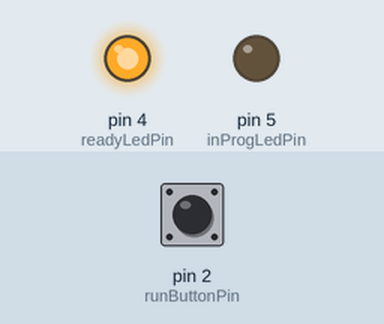
Recording of a sketch running on a simulated Arduino Uno, built with avr-gcc and run on an emulated ATmega328P. Parts: output pins drawn as LEDs (lit = HIGH). Wiring (inferred from the names in the program): 24Cxx EEPROM at I2C address 0x50. The test bench sets the inputs (shaded band); at power-on: pin 2 (runButtonPin) LOW. EEPROM starts erased; what the sketch prints to the serial monitor is not drawn.

Above: at 1.2 s.
1.3 s: pin 2 (runButtonPin) pulled HIGH for 0.15 s
At 2.1 s:
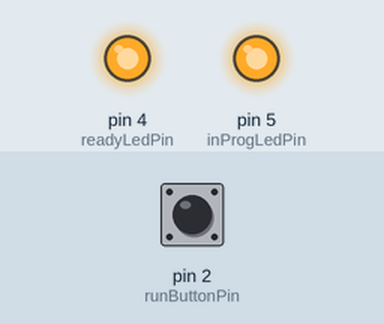
Timing chart, 0 to 4.3 s (numbered marks = the images above; inputs shaded):
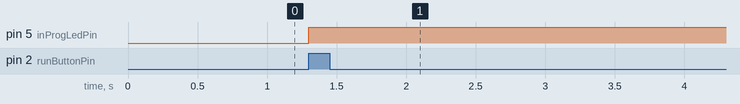

Measured:
- after the input at 1.3 s, pin 5 (inProgLedPin): LOW → HIGH at once

The sketch:

eeprom_copier.ino
```cpp
/*
 *
 *
 *
 *
 *
 */
#include <Wire.h>

#define EEPROM_ADDRESS 0x50

const int runButtonPin = 2;
const int readyLedPin = 4;
const int inProgLedPin =  5;

int runButtonState = 0;
int eepromAddress = 0;
byte value;

void setup() {
  pinMode(runButtonPin, INPUT);
  pinMode(readyLedPin, OUTPUT);
  pinMode(inProgLedPin, OUTPUT);
  // initialize IO.

  Serial.begin(9600);
  while (!Serial) {
    ;
  }
  // wait for serial port to connect before proceeding.

  Wire.begin();
  Wire.setClock(400000);
  // start I2C connection.

  digitalWrite(readyLedPin, HIGH);
  digitalWrite(inProgLedPin, LOW);
  // display status using leds.
}

void loop() {
  runButtonState = digitalRead(runButtonPin);
  if (runButtonState == HIGH) {
    readFullEeprom();
  }
}

void readFullEeprom() {
  digitalWrite(inProgLedPin, HIGH);
  for (long index = 0; index < 0x7D00; index++){
    byte value = readEepromAddress(index);
    Serial.print(value, BIN);
  }
  digitalWrite(inProgLedPin, LOW);
}

byte readEepromAddress(long memoryAddress) {
  Wire.beginTransmission(EEPROM_ADDRESS);
  Wire.write((int)(memoryAddress >> 8));
  Wire.write((int)(memoryAddress & 0xFF));
  Wire.endTransmission();

  Wire.requestFrom(EEPROM_ADDRESS, 1);
  byte data = 0xFF;
  if (Wire.available()) data = Wire.read();
  return data;
}
```
